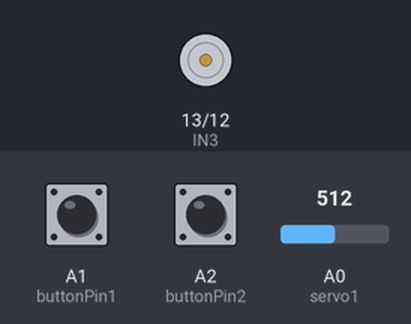
This sketch was run on a simulated Arduino Uno, built with avr-gcc and run on an emulated ATmega328P. Shown: motor-driver pin pairs drawn as motors (green arrow = first pin HIGH = forward, orange = second pin HIGH = backward, longer = more drive, scaled by the enable pin). The inputs (shaded band) are chosen by the test bench; at power-on: A0 (servo1) = 512, A1 (buttonPin1) LOW, A2 (buttonPin2) LOW.

Above: at 1.2 s.
1.3 s: A0 (servo1) set to 716
2.8 s: A1 (buttonPin1) pulled HIGH for 0.15 s
At 2.87 s:
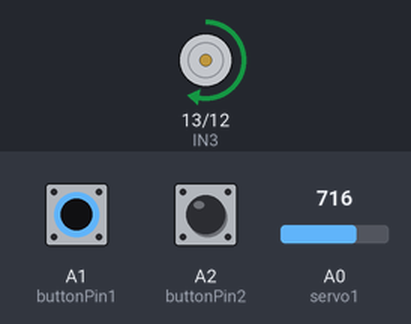
4.4 s: A2 (buttonPin2) pulled HIGH for 0.15 s
At 4.47 s:
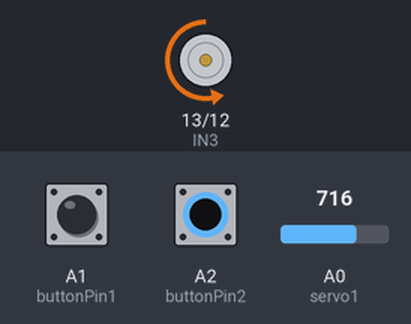
6.0 s: A0 (servo1) set to 1023
7.5 s: A1 (buttonPin1) pulled HIGH for 1 s
At 8.3 s:
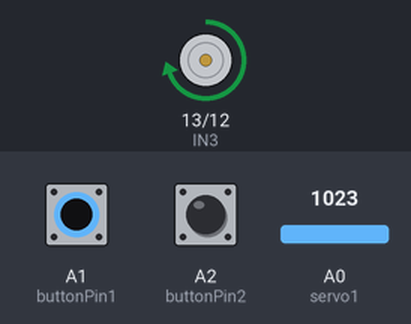
10.0 s: A2 (buttonPin2) pulled HIGH for 1 s
At 10.8 s:
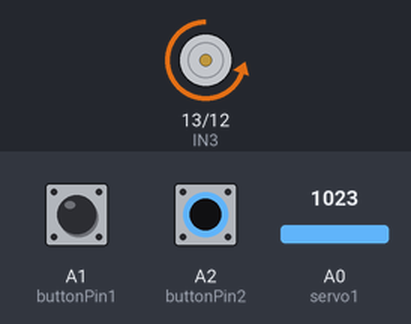
Timing chart, 0 to 13.0 s (numbered marks = the images above; inputs shaded):
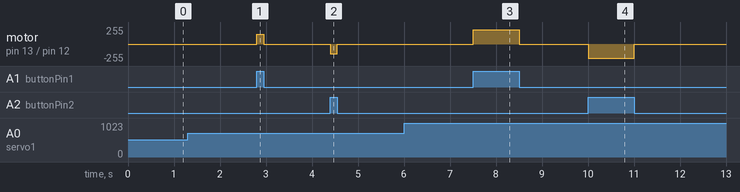

The sketch:

Kontrol_Motor_Arduino_Uno.ino
```cpp
/*=============== Program Kontrol Motor ===============*/
/*========== Oleh: https://github.com/hooda811/ ==========*/
/*== Program lain: https://github.com/hooda811/Program ==*/
// Program sudah disimulasikan di Proteus dan bekerja dengan baik
// buttonState1 mengatur motor untuk berputar ke kiri
// buttonState2 mengatur motor untuk berputar ke kanan
// Servo1 mengatur kecepatan putaran motor
// HIGH = 255, LOW = 0

#define EN2 9
#define IN3 13
#define IN4 12
byte servo1= A0;
int kecepatan;
int output;
const int buttonPin1 = A1;
const int buttonPin2 = A2;
int buttonState1 = 0;
int buttonState2 = 0;

void setup() {
pinMode (EN2, OUTPUT);
pinMode (IN3, OUTPUT);
pinMode (IN4, OUTPUT);
pinMode(IN3, OUTPUT);
pinMode(IN4, OUTPUT);
pinMode(buttonPin1, INPUT);
pinMode(buttonPin2, INPUT);
}

void loop() {
kecepatan= analogRead(servo1);
output= map(kecepatan, 0, 1223, 0, 255);
analogWrite(EN2, output);
buttonState1 = digitalRead(buttonPin1);
buttonState2 = digitalRead(buttonPin2);
if (buttonPin1 == HIGH) {
    digitalWrite(IN3, HIGH);
    }

if (buttonPin2 == HIGH) {
    digitalWrite(IN4, HIGH);
    }

digitalWrite(IN3,buttonState1);
digitalWrite(IN4,buttonState2);
}
```

Measured:
- after the input at 2.8 s, motor on pin 13 (IN3) / pin 12 (IN4): stopped → forward 149/255 at once, → stopped 0.15 s later
- after the input at 4.4 s, motor on pin 13 (IN3) / pin 12 (IN4): stopped → backward 149/255 at once, → stopped 0.15 s later
- after the input at 7.5 s, motor on pin 13 (IN3) / pin 12 (IN4): stopped → forward 213/255 at once, → stopped 1.0 s later
- after the input at 10.0 s, motor on pin 13 (IN3) / pin 12 (IN4): stopped → backward 213/255 at once, → stopped 1.0 s later
